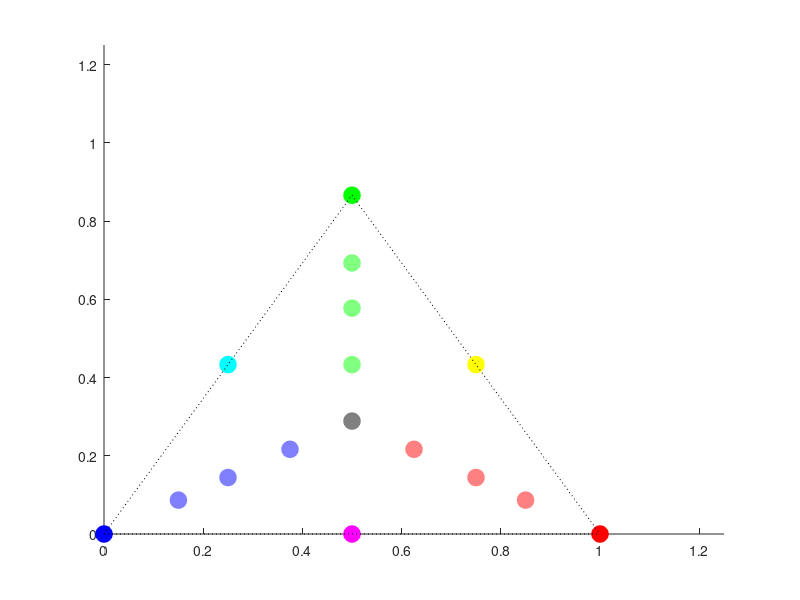

Recreate this plot in MATLAB.
% Maxwell triangle
% 
% Illustrate conversion in and out of a Maxwell triangle.
% Here we use LMS, but any tristimulus coordinates can be
% mapped onto the triangle in this way.
%
% I found this helpful in doing this. Mostly because it defines
% what the numerical coordinates in the triangle are, which
% let me then figure out how to obtain them.
%    https://www.redblobgames.com/x/1730-terrain-shader-experiments/mirror/THE%20PRISMATIC%20COLOR%20SPACE%20FOR%20RGB%20COMPUTATIONS.pdf
% This example, however, led to an isocoles triangle but not an equilateral
% one. I fixed that up in the code below.

% Clear and close
clear; close all hidden;

% Some happy three vectors
theLMS = [ [1 0 0]', [0 1 0]', [0 0 1]', [0.5 0.5 0.5]', [1 1 0]', [1 0 1]', [0 1 1]', ...
    [1 0.5 0.5]', [0.5 1 0.5]', [0.5 0.5 1]', ...
    [2 0.5 0.5]', [0.5 2 0.5]', [0.5 0.5 2]', ...
    [4 0.5 0.5]', [0.5 4 0.5]', [0.5 0.5 4]'];
theColors = theLMS; theColors(theColors > 1) = 1;

% Convert to lms chromaticity using sum of LMS as the normalizer.  You can
% build the triangle with any set of chromaticity coordinates that sum to
% 1, but this version seems to be standard (although done with RGB rather
% than LMS, but that doesn't matter.)
theLMSSum = sum(theLMS,1);
thelms = theLMS ./ theLMSSum;

% The first matrix describes the coordinate system
% on the chromaticities.  Choosing the height this way
% leads to an equalateral triangle, which seems most
% satisfactory.
topVertexHeight = sqrt(1-0.5^2);
M_TriangleToChrom = [[1 0]',[-0.5/topVertexHeight 1/topVertexHeight]'];
M_ChromToTriangle = inv(M_TriangleToChrom);
theTriangle = M_ChromToTriangle*thelms(1:2,:);

% Invert and check that we come back to where we started
thelmCheck = M_TriangleToChrom*theTriangle;
thesCheck = 1-sum(thelmCheck,1);
theLMSCheck = [thelmCheck ; thesCheck] .* theLMSSum(ones(3,1),:);
if (any(abs(thelmCheck-thelms(1:2,:))) > 1e-10)
    error('Cannot self-invert chromaticities')
end
if (any(abs(theLMSCheck-theLMS)) > 1e-10)
    error('Cannot self invert LMS');
end

% Plot the list of colors in the triangle, coloring accoring to
% their LMS coordinates.  Everyone lands where they should
figure; hold on;
for kk = 1:size(theLMS,2)
    plot(theTriangle(1,kk),theTriangle(2,kk),'o','Color',theColors(:,kk) ,'MarkerFaceColor',theColors(:,kk),'MarkerSize',12);
end
plot([0 0.5],[0 topVertexHeight],'k:');
plot([0 1],[0 0],'k:');
plot([0.5 1],[topVertexHeight 0],'k:');
xlim([0 1.25]); 
ylim([0 1.25]);

